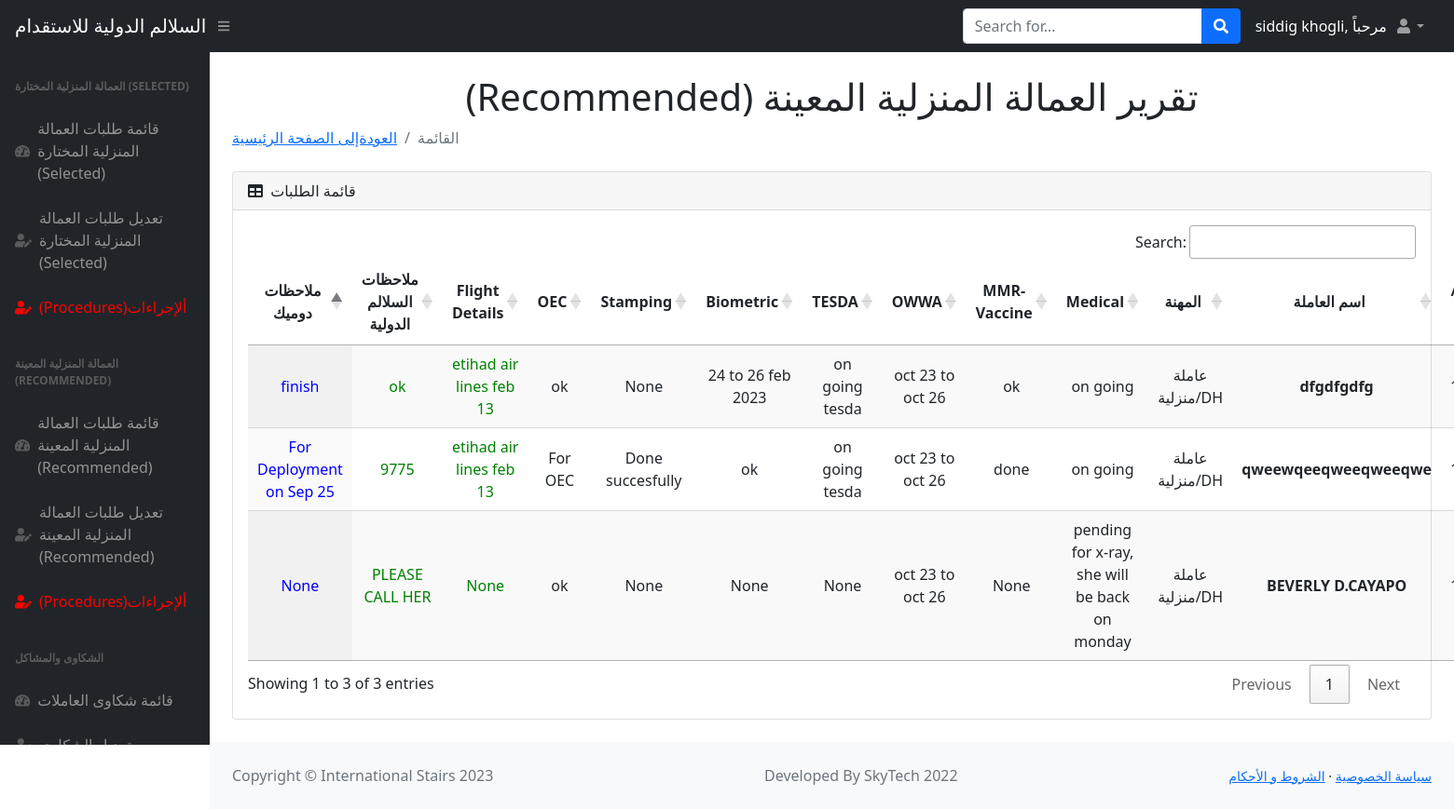
Before: /nominated_tables (signed in) with the older database file.
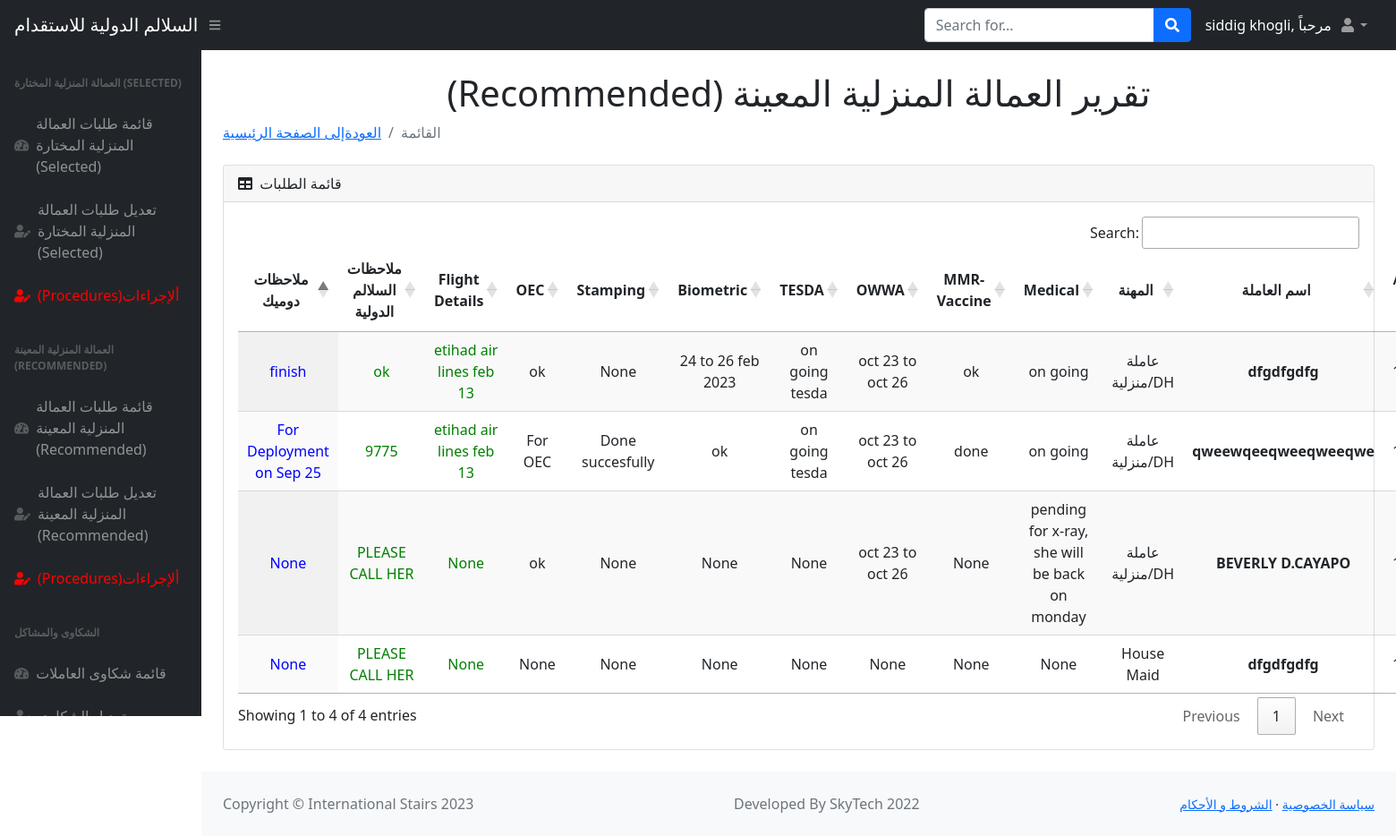
After: the same page with the newer database file.
### main.py (models this page shows)
class Nominated(db.Model):
    __tablename__ = "nominates"
    id = db.Column(db.Integer, primary_key=True)
    name = db.Column(db.String(250), nullable=False)
    nid_or_iq = db.Column(db.BIGINT, nullable=False)
    phone_No = db.Column(db.BIGINT, nullable=False)
    n_visa = db.Column(db.BIGINT, nullable=False)
    n_request_date = db.Column(db.Date, nullable=False)
    worker_name = db.Column(db.String(250), nullable=False)
    worker_contact_No = db.Column(db.BIGINT, nullable=False)
    type = db.Column(db.String(250), nullable=False)
    agency = db.Column(db.String(250), nullable=False)
    selected_or_recommended = db.Column(db.String(250), nullable=False)
    musaned = db.Column(db.String(250), nullable=False)
    embassy_contract = db.Column(db.String(250), nullable=False)
    shipment_date = db.Column(db.Date, nullable=False)
    ppt_image = db.Column(db.String(1000), nullable=False)
    medical = db.Column(db.String(500), nullable=True)
    mmr_vaccine = db.Column(db.String(500), nullable=True)
    owwa = db.Column(db.String(500), nullable=True)
    tesda = db.Column(db.String(500), nullable=True)
    biometric = db.Column(db.String(500), nullable=True)
    stamping = db.Column(db.String(500), nullable=True)
    oec = db.Column(db.String(500), nullable=True)
    ticket = db.Column(db.String(500), nullable=True)
    deployment_date = db.Column(db.String(500), nullable=True)  # Salalim Remarks
    status = db.Column(db.String(1000), nullable=True)

### main.py (the view)
@app.route("/nominated_tables")
def nominated_tables():
    added_nominates = Nominated.query.all()
    return render_template("nominated_tables.html", nominates=added_nominates, name=current_user.name, logged_in=True)

### main.py (called while the page is built)
@login_manager.user_loader
def load_user(user_id):
    return User.query.get(int(user_id))

### templates/nominated_tables.html (shortened to what the changed rows need)
<!DOCTYPE html>
<html lang="en">
    <head>
        <link href="https://cdn.jsdelivr.net/npm/simple-datatables@latest/dist/style.css" rel="stylesheet" />
        <link href="static/css/styles.css" rel="stylesheet" />
        <link href="https://cdn.datatables.net/1.11.3/css/jquery.dataTables.min.css" rel="stylesheet" />
        <link href="https://cdn.datatables.net/buttons/2.1.0/css/buttons.dataTables.min.css" rel="stylesheet" />
    </head>
    <body class="sb-nav-fixed">
              <div id="layoutSidenav">
               <div id="layoutSidenav_content">
                <main>
                    <div class="container-fluid px-4">
                        <h1 class="mt-4" style="text-align:center">(Recommended) تقرير العمالة المنزلية المعينة  </h1>
                        <div class="card mb-4">
                            <div class="card-header">
                                <i class="fas fa-table me-1"></i>
                                قائمة الطلبات
                            </div>
                            <div class="card-body">
                                <table id="datatablesSimple" class="display">
                       <thead>
                                        <tr>
                                        <th style="text-align:center;">ملاحظات دوميك</th>
                                            <th style="text-align:center;">ملاحظات السلالم الدولية</th>
                                            <th style="text-align:center;">Flight Details</th>
                                             <th style="text-align:center;">OEC</th>
                                             <th style="text-align:center;">Stamping</th>
                                             <th style="text-align:center;">Biometric</th>
                                             <th style="text-align:center;">TESDA</th>
                                            <th style="text-align:center;">OWWA</th>
                                            <th style="text-align:center;">MMR-Vaccine</th>
                                            <th style="text-align:center;">Medical</th>
                                            <th style="text-align:center;">المهنة</th>
                                            <th style="text-align:center;">اسم العاملة</th>
                                            <th style="text-align:center;">رقم الهُوِيَّة/الإقامة</th>
                                        </tr>
                                    </thead>
                                  <tbody>
                                        {% for nominated in nominates %}
                                          <tr>
                                       <td style="text-align:center; color:blue;">{{nominated.status}}</td>
                                              <td style="text-align:center; color:green;">{{nominated.deployment_date}}</td>
                                              <td style="text-align:center; color:green;">{{nominated.ticket}}</td>
                                               <td style="text-align:center;">{{nominated.oec}}</td>
                                            <td style="text-align:center;">{{nominated.stamping}}</td>
                                            <td style="text-align:center;">{{nominated.biometric}} </td>
                                            <td style="text-align:center;">{{nominated.tesda}}</td>
                                            <td style="text-align:center;">{{nominated.owwa}}</td>
                                            <td style="text-align:center;">{{nominated.mmr_vaccine}}</td>
                                             <td style="text-align:center;">{{nominated.medical}}</td>
                                            <td style="text-align:center;">{{nominated.type}}</td>
                                             <td style="text-align:center;"><b>{{nominated.worker_name}}</b></td>
                                            <td style="text-align:center;">{{nominated.nid_or_iq}}</td>
                                        </tr>
                                        {% endfor %}
                                    </tbody>
                                </table>
                            </div>
                        </div>
                    </div>
                </main>
            </div>
        </div>
    </body>
</html>

Changed rows visible on the page:
added Nominated: status "None", deployment_date "PLEASE CALL HER", ticket "None", oec "None", stamping "None", biometric "None", tesda "None", owwa "None", mmr_vaccine "None", medical "None", type "House Maid", worker_name "dfgdfgdfg"
Other visible differences:
text written by a page script: "Search: Showing 1 to 3 of 3 entries Previous 1 Next" → "Search: Showing 1 to 4 of 4 entries Previous 1 Next"
